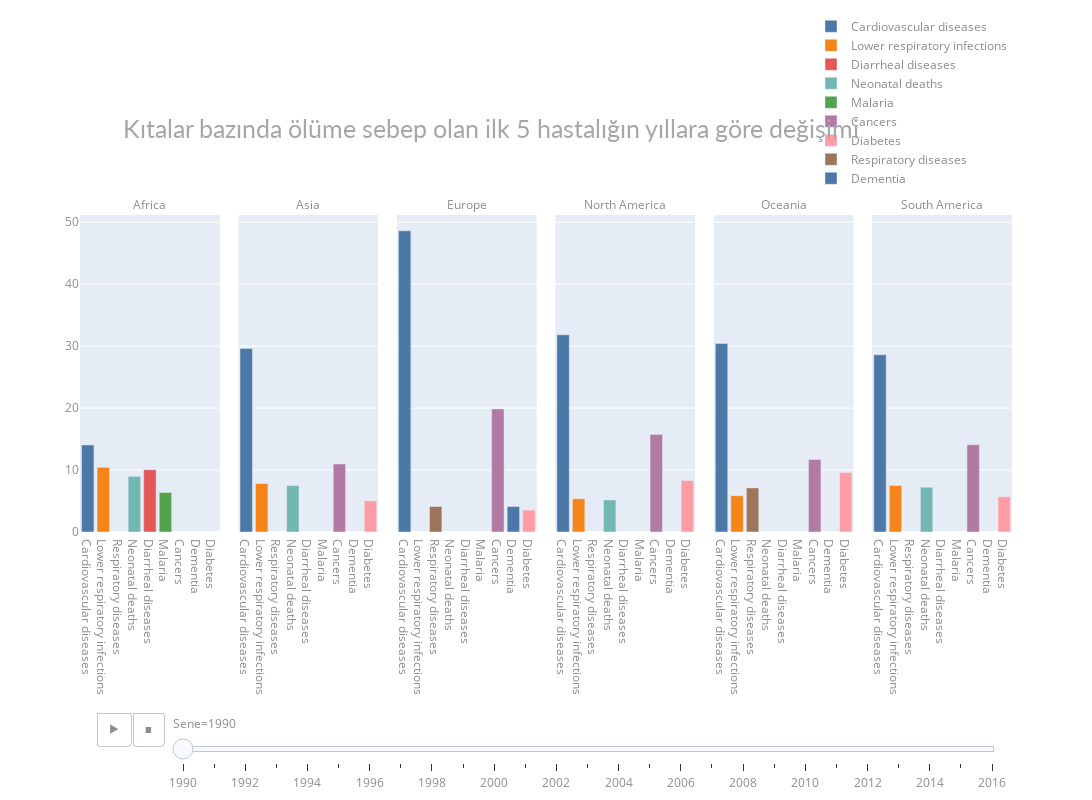

Notebook code for this chart:
### Code cell
#Verinin görselleştirilmesi
fig_bar = px.bar(top_reasons_df, x="mortality_reasons", y="percent",  
                 animation_frame="year",  facet_col = 'Continent_Name', color ='mortality_reasons', hover_data = [ 'percent'],
                 width = 1500, height = 800, labels = {
        'mortality_reasons': '',
        'percent': 'Yüzde',
        'Continent_Name': 'Kıta',
        'year':'Sene'
    } ,  color_discrete_sequence=px.colors.qualitative.T10)

#fig_bar.update_yaxes(showgrid=False)
fig_bar.update_layout({'title': {'text': "Kıtalar bazında ölüme sebep olan ilk 5 hastalığın yıllara göre değişimi ", 'x': 0.45, 'y': 0.85}})
fig_bar.update_xaxes(categoryorder='total descending')

#fig_bar.update_layout({'xaxis':{'title':{'text':''}}, 'yaxis':{'title':{'text':'%'}}})
fig_bar.update_traces(hovertemplate=None)

fig_bar.update_layout(
                        hovermode="x unified",
                        
                        xaxis_title=' ', yaxis_title=" ",
                        
                        title_font=dict(size=25, color='#a5a7ab', family="Lato, sans-serif"),
                        font=dict(color='#8a8d93'),
                        legend=dict(orientation="v", yanchor="bottom", y=1.07, xanchor="right", x=1)
                          )

fig_bar['layout']['updatemenus'][0]['pad']=dict(r= 10, t= 180)
fig_bar['layout']['sliders'][0]['pad']=dict(r= 10, t= 180,)


names={'Africa':'Plot1','Asia':'Plot2', 'Europe':'Plot3','North America':'Plot4', 'Oceania':'Plot5','South America':'Plot6' }
for i, label in enumerate(names):
    fig_bar.layout.annotations[i]['text'] = label


fig_bar.show()

### Figure 1 — Plotly figure (JSON) as saved in the notebook; plotly's stock layout.template omitted (floating-point values rounded to 4 significant figures)
{"data": [{"alignmentgroup": "True", "legendgroup": "Cardiovascular diseases", "marker": {"color": "#4C78A8", "pattern": {"shape": ""}}, "name": "Cardiovascular diseases", "offsetgroup": "Cardiovascular diseases", "orientation": "v", "showlegend": true, "textposition": "auto", "type": "bar", "x": ["Cardiovascular diseases"], "xaxis": "x", "y": [14.05], "yaxis": "y"}, {"alignmentgroup": "True", "legendgroup": "Cardiovascular diseases", "marker": {"color": "#4C78A8", "pattern": {"shape": ""}}, "name": "Cardiovascular diseases", "offsetgroup": "Cardiovascular diseases", "orientation": "v", "showlegend": false, "textposition": "auto", "type": "bar", "x": ["Cardiovascular diseases"], "xaxis": "x2", "y": [29.63], "yaxis": "y2"}, {"alignmentgroup": "True", "legendgroup": "Cardiovascular diseases", "marker": {"color": "#4C78A8", "pattern": {"shape": ""}}, "name": "Cardiovascular diseases", "offsetgroup": "Cardiovascular diseases", "orientation": "v", "showlegend": false, "textposition": "auto", "type": "bar", "x": ["Cardiovascular diseases"], "xaxis": "x3", "y": [48.61], "yaxis": "y3"}, {"alignmentgroup": "True", "legendgroup": "Cardiovascular diseases", "marker": {"color": "#4C78A8", "pattern": {"shape": ""}}, "name": "Cardiovascular diseases", "offsetgroup": "Cardiovascular diseases", "orientation": "v", "showlegend": false, "textposition": "auto", "type": "bar", "x": ["Cardiovascular diseases"], "xaxis": "x4", "y": [31.83], "yaxis": "y4"}, {"alignmentgroup": "True", "legendgroup": "Cardiovascular diseases", "marker": {"color": "#4C78A8", "pattern": {"shape": ""}}, "name": "Cardiovascular diseases", "offsetgroup": "Cardiovascular diseases", "orientation": "v", "showlegend": false, "textposition": "auto", "type": "bar", "x": ["Cardiovascular diseases"], "xaxis": "x5", "y": [30.42], "yaxis": "y5"}, {"alignmentgroup": "True", "legendgroup": "Cardiovascular diseases", "marker": {"color": "#4C78A8", "pattern": {"shape": ""}}, "name": "Cardiovascular diseases", "offsetgroup": "Cardiovascular diseases", "orientation": "v", "showlegend": false, "textposition": "auto", "type": "bar", "x": ["Cardiovascular diseases"], "xaxis": "x6", "y": [28.62], "yaxis": "y6"}, {"alignmentgroup": "True", "legendgroup": "Lower respiratory infections", "marker": {"color": "#F58518", "pattern": {"shape": ""}}, "name": "Lower respiratory infections", "offsetgroup": "Lower respiratory infections", "orientation": "v", "showlegend": true, "textposition": "auto", "type": "bar", "x": ["Lower respiratory infections"], "xaxis": "x", "y": [10.43], "yaxis": "y"}, {"alignmentgroup": "True", "legendgroup": "Lower respiratory infections", "marker": {"color": "#F58518", "pattern": {"shape": ""}}, "name": "Lower respiratory infections", "offsetgroup": "Lower respiratory infections", "orientation": "v", "showlegend": false, "textposition": "auto", "type": "bar", "x": ["Lower respiratory infections"], "xaxis": "x2", "y": [7.832], "yaxis": "y2"}, {"alignmentgroup": "True", "legendgroup": "Lower respiratory infections", "marker": {"color": "#F58518", "pattern": {"shape": ""}}, "name": "Lower respiratory infections", "offsetgroup": "Lower respiratory infections", "orientation": "v", "showlegend": false, "textposition": "auto", "type": "bar", "x": ["Lower respiratory infections"], "xaxis": "x4", "y": [5.367], "yaxis": "y4"}, {"alignmentgroup": "True", "legendgroup": "Lower respiratory infections", "marker": {"color": "#F58518", "pattern": {"shape": ""}}, "name": "Lower respiratory infections", "offsetgroup": "Lower respiratory infections", "orientation": "v", "showlegend": false, "textposition": "auto", "type": "bar", "x": ["Lower respiratory infections"], "xaxis": "x5", "y": [5.857], "yaxis": "y5"}, {"alignmentgroup": "True", "legendgroup": "Lower respiratory infections", "marker": {"color": "#F58518", "pattern": {"shape": ""}}, "name": "Lower respiratory infections", "offsetgroup": "Lower respiratory infections", "orientation": "v", "showlegend": false, "textposition": "auto", "type": "bar", "x": ["Lower respiratory infections"], "xaxis": "x6", "y": [7.507], "yaxis": "y6"}, {"alignmentgroup": "True", "legendgroup": "Diarrheal diseases", "marker": {"color": "#E45756", "pattern": {"shape": ""}}, "name": "Diarrheal diseases", "offsetgroup": "Diarrheal diseases", "orientation": "v", "showlegend": true, "textposition": "auto", "type": "bar", "x": ["Diarrheal diseases"], "xaxis": "x", "y": [10.05], "yaxis": "y"}, {"alignmentgroup": "True", "legendgroup": "Neonatal deaths", "marker": {"color": "#72B7B2", "pattern": {"shape": ""}}, "name": "Neonatal deaths", "offsetgroup": "Neonatal deaths", "orientation": "v", "showlegend": true, "textposition": "auto", "type": "bar", "x": ["Neonatal deaths"], "xaxis": "x", "y": [8.979], "yaxis": "y"}, {"alignmentgroup": "True", "legendgroup": "Neonatal deaths", "marker": {"color": "#72B7B2", "pattern": {"shape": ""}}, "name": "Neonatal deaths", "offsetgroup": "Neonatal deaths", "orientation": "v", "showlegend": false, "textposition": "auto", "type": "bar", "x": ["Neonatal deaths"], "xaxis": "x2", "y": [7.495], "yaxis": "y2"}, {"alignmentgroup": "True", "legendgroup": "Neonatal deaths", "marker": {"color": "#72B7B2", "pattern": {"shape": ""}}, "name": "Neonatal deaths", "offsetgroup": "Neonatal deaths", "orientation": "v", "showlegend": false, "textposition": "auto", "type": "bar", "x": ["Neonatal deaths"], "xaxis": "x4", "y": [5.17], "yaxis": "y4"}, {"alignmentgroup": "True", "legendgroup": "Neonatal deaths", "marker": {"color": "#72B7B2", "pattern": {"shape": ""}}, "name": "Neonatal deaths", "offsetgroup": "Neonatal deaths", "orientation": "v", "showlegend": false, "textposition": "auto", "type": "bar", "x": ["Neonatal deaths"], "xaxis": "x6", "y": [7.241], "yaxis": "y6"}, {"alignmentgroup": "True", "legendgroup": "Malaria", "marker": {"color": "#54A24B", "pattern": {"shape": ""}}, "name": "Malaria", "offsetgroup": "Malaria", "orientation": "v", "showlegend": true, "textposition": "auto", "type": "bar", "x": ["Malaria"], "xaxis": "x", "y": [6.381], "yaxis": "y"}, {"alignmentgroup": "True", "legendgroup": "Cancers", "marker": {"color": "#B279A2", "pattern": {"shape": ""}}, "name": "Cancers", "offsetgroup": "Cancers", "orientation": "v", "showlegend": true, "textposition": "auto", "type": "bar", "x": ["Cancers"], "xaxis": "x2", "y": [10.99], "yaxis": "y2"}, {"alignmentgroup": "True", "legendgroup": "Cancers", "marker": {"color": "#B279A2", "pattern": {"shape": ""}}, "name": "Cancers", "offsetgroup": "Cancers", "orientation": "v", "showlegend": false, "textposition": "auto", "type": "bar", "x": ["Cancers"], "xaxis": "x3", "y": [19.87], "yaxis": "y3"}, {"alignmentgroup": "True", "legendgroup": "Cancers", "marker": {"color": "#B279A2", "pattern": {"shape": ""}}, "name": "Cancers", "offsetgroup": "Cancers", "orientation": "v", "showlegend": false, "textposition": "auto", "type": "bar", "x": ["Cancers"], "xaxis": "x4", "y": [15.74], "yaxis": "y4"}, {"alignmentgroup": "True", "legendgroup": "Cancers", "marker": {"color": "#B279A2", "pattern": {"shape": ""}}, "name": "Cancers", "offsetgroup": "Cancers", "orientation": "v", "showlegend": false, "textposition": "auto", "type": "bar", "x": ["Cancers"], "xaxis": "x5", "y": [11.69], "yaxis": "y5"}, {"alignmentgroup": "True", "legendgroup": "Cancers", "marker": {"color": "#B279A2", "pattern": {"shape": ""}}, "name": "Cancers", "offsetgroup": "Cancers", "orientation": "v", "showlegend": false, "textposition": "auto", "type": "bar", "x": ["Cancers"], "xaxis": "x6", "y": [14.09], "yaxis": "y6"}, {"alignmentgroup": "True", "legendgroup": "Diabetes", "marker": {"color": "#FF9DA6", "pattern": {"shape": ""}}, "name": "Diabetes", "offsetgroup": "Diabetes", "orientation": "v", "showlegend": true, "textposition": "auto", "type": "bar", "x": ["Diabetes"], "xaxis": "x2", "y": [5.032], "yaxis": "y2"}, {"alignmentgroup": "True", "legendgroup": "Diabetes", "marker": {"color": "#FF9DA6", "pattern": {"shape": ""}}, "name": "Diabetes", "offsetgroup": "Diabetes", "orientation": "v", "showlegend": false, "textposition": "auto", "type": "bar", "x": ["Diabetes"], "xaxis": "x3", "y": [3.533], "yaxis": "y3"}, {"alignmentgroup": "True", "legendgroup": "Diabetes", "marker": {"color": "#FF9DA6", "pattern": {"shape": ""}}, "name": "Diabetes", "offsetgroup": "Diabetes", "orientation": "v", "showlegend": false, "textposition": "auto", "type": "bar", "x": ["Diabetes"], "xaxis": "x4", "y": [8.308], "yaxis": "y4"}, {"alignmentgroup": "True", "legendgroup": "Diabetes", "marker": {"color": "#FF9DA6", "pattern": {"shape": ""}}, "name": "Diabetes", "offsetgroup": "Diabetes", "orientation": "v", "showlegend": false, "textposition": "auto", "type": "bar", "x": ["Diabetes"], "xaxis": "x5", "y": [9.609], "yaxis": "y5"}, {"alignmentgroup": "True", "legendgroup": "Diabetes", "marker": {"color": "#FF9DA6", "pattern": {"shape": ""}}, "name": "Diabetes", "offsetgroup": "Diabetes", "orientation": "v", "showlegend": false, "textposition": "auto", "type": "bar", "x": ["Diabetes"], "xaxis": "x6", "y": [5.678], "yaxis": "y6"}, {"alignmentgroup": "True", "legendgroup": "Respiratory diseases", "marker": {"color": "#9D755D", "pattern": {"shape": ""}}, "name": "Respiratory diseases", "offsetgroup": "Respiratory diseases", "orientation": "v", "showlegend": true, "textposition": "auto", "type": "bar", "x": ["Respiratory diseases"], "xaxis": "x3", "y": [4.118], "yaxis": "y3"}, {"alignmentgroup": "True", "legendgroup": "Respiratory diseases", "marker": {"color": "#9D755D", "pattern": {"shape": ""}}, "name": "Respiratory diseases", "offsetgroup": "Respiratory diseases", "orientation": "v", "showlegend": false, "textposition": "auto", "type": "bar", "x": ["Respiratory diseases"], "xaxis": "x5", "y": [7.12], "yaxis": "y5"}, {"alignmentgroup": "True", "legendgroup": "Dementia", "marker": {"color": "#4C78A8", "pattern": {"shape": ""}}, "name": "Dementia", "offsetgroup": "Dementia", "orientation": "v", "showlegend": true, "textposition": "auto", "type": "bar", "x": ["Dementia"], "xaxis": "x3", "y": [4.109], "yaxis": "y3"}], "layout": {"annotations": [{"font": {}, "showarrow": false, "text": "Africa", "x": 0.075, "xanchor": "center", "xref": "paper", "y": 1, "yanchor": "bottom", "yref": "paper"}, {"font": {}, "showarrow": false, "text": "Asia", "x": 0.245, "xanchor": "center", "xref": "paper", "y": 1, "yanchor": "bottom", "yref": "paper"}, {"font": {}, "showarrow": false, "text": "Europe", "x": 0.415, "xanchor": "center", "xref": "paper", "y": 1, "yanchor": "bottom", "yref": "paper"}, {"font": {}, "showarrow": false, "text": "North America", "x": 0.585, "xanchor": "center", "xref": "paper", "y": 1, "yanchor": "bottom", "yref": "paper"}, {"font": {}, "showarrow": false, "text": "Oceania", "x": 0.755, "xanchor": "center", "xref": "paper", "y": 1, "yanchor": "bottom", "yref": "paper"}, {"font": {}, "showarrow": false, "text": "South America", "x": 0.925, "xanchor": "center", "xref": "paper", "y": 1, "yanchor": "bottom", "yref": "paper"}], "barmode": "relative", "font": {"color": "#8a8d93"}, "height": 800, "hovermode": "x unified", "legend": {"orientation": "v", "title": {"text": ""}, "tracegroupgap": 0, "x": 1, "xanchor": "right", "y": 1.07, "yanchor": "bottom"}, "margin": {"t": 60}, "sliders": [{"active": 0, "currentvalue": {"prefix": "Sene="}, "len": 0.9, "pad": {"r": 10, "t": 180}, "steps": [{"args": [["1990"], {"frame": {"duration": 0, "redraw": true}, "fromcurrent": true, "mode": "immediate", "transition": {"duration": 0, "easing": "linear"}}], "label": "1990", "method": "animate"}, {"args": [["1991"], {"frame": {"duration": 0, "redraw": true}, "fromcurrent": true, "mode": "immediate", "transition": {"duration": 0, "easing": "linear"}}], "label": "1991", "method": "animate"}, {"args": [["1992"], {"frame": {"duration": 0, "redraw": true}, "fromcurrent": true, "mode": "immediate", "transition": {"duration": 0, "easing": "linear"}}], "label": "1992", "method": "animate"}, {"args": [["1993"], {"frame": {"duration": 0, "redraw": true}, "fromcurrent": true, "mode": "immediate", "transition": {"duration": 0, "easing": "linear"}}], "label": "1993", "method": "animate"}, {"args": [["1994"], {"frame": {"duration": 0, "redraw": true}, "fromcurrent": true, "mode": "immediate", "transition": {"duration": 0, "easing": "linear"}}], "label": "1994", "method": "animate"}, {"args": [["1995"], {"frame": {"duration": 0, "redraw": true}, "fromcurrent": true, "mode": "immediate", "transition": {"duration": 0, "easing": "linear"}}], "label": "1995", "method": "animate"}, {"args": [["1996"], {"frame": {"duration": 0, "redraw": true}, "fromcurrent": true, "mode": "immediate", "transition": {"duration": 0, "easing": "linear"}}], "label": "1996", "method": "animate"}, {"args": [["1997"], {"frame": {"duration": 0, "redraw": true}, "fromcurrent": true, "mode": "immediate", "transition": {"duration": 0, "easing": "linear"}}], "label": "1997", "method": "animate"}, {"args": [["1998"], {"frame": {"duration": 0, "redraw": true}, "fromcurrent": true, "mode": "immediate", "transition": {"duration": 0, "easing": "linear"}}], "label": "1998", "method": "animate"}, {"args": [["1999"], {"frame": {"duration": 0, "redraw": true}, "fromcurrent": true, "mode": "immediate", "transition": {"duration": 0, "easing": "linear"}}], "label": "1999", "method": "animate"}, {"args": [["2000"], {"frame": {"duration": 0, "redraw": true}, "fromcurrent": true, "mode": "immediate", "transition": {"duration": 0, "easing": "linear"}}], "label": "2000", "method": "animate"}, {"args": [["2001"], {"frame": {"duration": 0, "redraw": true}, "fromcurrent": true, "mode": "immediate", "transition": {"duration": 0, "easing": "linear"}}], "label": "2001", "method": "animate"}, {"args": [["2002"], {"frame": {"duration": 0, "redraw": true}, "fromcurrent": true, "mode": "immediate", "transition": {"duration": 0, "easing": "linear"}}], "label": "2002", "method": "animate"}, {"args": [["2003"], {"frame": {"duration": 0, "redraw": true}, "fromcurrent": true, "mode": "immediate", "transition": {"duration": 0, "easing": "linear"}}], "label": "2003", "method": "animate"}, {"args": [["2004"], {"frame": {"duration": 0, "redraw": true}, "fromcurrent": true, "mode": "immediate", "transition": {"duration": 0, "easing": "linear"}}], "label": "2004", "method": "animate"}, {"args": [["2005"], {"frame": {"duration": 0, "redraw": true}, "fromcurrent": true, "mode": "immediate", "transition": {"duration": 0, "easing": "linear"}}], "label": "2005", "method": "animate"}, {"args": [["2006"], {"frame": {"duration": 0, "redraw": true}, "fromcurrent": true, "mode": "immediate", "transition": {"duration": 0, "easing": "linear"}}], "label": "2006", "method": "animate"}, {"args": [["2007"], {"frame": {"duration": 0, "redraw": true}, "fromcurrent": true, "mode": "immediate", "transition": {"duration": 0, "easing": "linear"}}], "label": "2007", "method": "animate"}, {"args": [["2008"], {"frame": {"duration": 0, "redraw": true}, "fromcurrent": true, "mode": "immediate", "transition": {"duration": 0, "easing": "linear"}}], "label": "2008", "method": "animate"}, {"args": [["2009"], {"frame": {"duration": 0, "redraw": true}, "fromcurrent": true, "mode": "immediate", "transition": {"duration": 0, "easing": "linear"}}], "label": "2009", "method": "animate"}, {"args": [["2010"], {"frame": {"duration": 0, "redraw": true}, "fromcurrent": true, "mode": "immediate", "transition": {"duration": 0, "easing": "linear"}}], "label": "2010", "method": "animate"}, {"args": [["2011"], {"frame": {"duration": 0, "redraw": true}, "fromcurrent": true, "mode": "immediate", "transition": {"duration": 0, "easing": "linear"}}], "label": "2011", "method": "animate"}, {"args": [["2012"], {"frame": {"duration": 0, "redraw": true}, "fromcurrent": true, "mode": "immediate", "transition": {"duration": 0, "easing": "linear"}}], "label": "2012", "method": "animate"}, {"args": [["2013"], {"frame": {"duration": 0, "redraw": true}, "fromcurrent": true, "mode": "immediate", "transition": {"duration": 0, "easing": "linear"}}], "label": "2013", "method": "animate"}, {"args": [["2014"], {"frame": {"duration": 0, "redraw": true}, "fromcurrent": true, "mode": "immediate", "transition": {"duration": 0, "easing": "linear"}}], "label": "2014", "method": "animate"}, {"args": [["2015"], {"frame": {"duration": 0, "redraw": true}, "fromcurrent": true, "mode": "immediate", "transition": {"duration": 0, "easing": "linear"}}], "label": "2015", "method": "animate"}, {"args": [["2016"], {"frame": {"duration": 0, "redraw": true}, "fromcurrent": true, "mode": "immediate", "transition": {"duration": 0, "easing": "linear"}}], "label": "2016", "method": "animate"}], "x": 0.1, "xanchor": "left", "y": 0, "yanchor": "top"}], "title": {"font": {"color": "#a5a7ab", "family": "Lato, sans-serif", "size": 25}, "text": "Kıtalar bazında ölüme sebep olan ilk 5 hastalığın yıllara göre değişimi ", "x": 0.45, "y": 0.85}, "updatemenus": [{"buttons": [{"args": [null, {"frame": {"duration": 500, "redraw": true}, "fromcurrent": true, "mode": "immediate", "transition": {"duration": 500, "easing": "linear"}}], "label": "&#9654;", "method": "animate"}, {"args": [[null], {"frame": {"duration": 0, "redraw": true}, "fromcurrent": true, "mode": "immediate", "transition": {"duration": 0, "easing": "linear"}}], "label": "&#9724;", "method": "animate"}], "direction": "left", "pad": {"r": 10, "t": 180}, "showactive": false, "type": "buttons", "x": 0.1, "xanchor": "right", "y": 0, "yanchor": "top"}], "width": 1500, "xaxis": {"anchor": "y", "categoryarray": ["Cardiovascular diseases", "Lower respiratory infections", "Diarrheal diseases", "Neonatal deaths", "Malaria", "HIV/AIDS", "Cancers", "Diabetes", "Respiratory diseases", "Conflict", "Dementia", "Natural disasters", "Kidney disease"], "categoryorder": "total descending", "domain": [0, 0.15], "title": {"text": " "}}, "xaxis2": {"anchor": "y2", "categoryarray": ["Cardiovascular diseases", "Lower respiratory infections", "Diarrheal diseases", "Neonatal deaths", "Malaria", "HIV/AIDS", "Cancers", "Diabetes", "Respiratory diseases", "Conflict", "Dementia", "Natural disasters", "Kidney disease"], "categoryorder": "total descending", "domain": [0.17, 0.32], "matches": "x", "title": {"text": ""}}, "xaxis3": {"anchor": "y3", "categoryarray": ["Cardiovascular diseases", "Lower respiratory infections", "Diarrheal diseases", "Neonatal deaths", "Malaria", "HIV/AIDS", "Cancers", "Diabetes", "Respiratory diseases", "Conflict", "Dementia", "Natural disasters", "Kidney disease"], "categoryorder": "total descending", "domain": [0.34, 0.49], "matches": "x", "title": {"text": ""}}, "xaxis4": {"anchor": "y4", "categoryarray": ["Cardiovascular diseases", "Lower respiratory infections", "Diarrheal diseases", "Neonatal deaths", "Malaria", "HIV/AIDS", "Cancers", "Diabetes", "Respiratory diseases", "Conflict", "Dementia", "Natural disasters", "Kidney disease"], "categoryorder": "total descending", "domain": [0.51, 0.66], "matches": "x", "title": {"text": ""}}, "xaxis5": {"anchor": "y5", "categoryarray": ["Cardiovascular diseases", "Lower respiratory infections", "Diarrheal diseases", "Neonatal deaths", "Malaria", "HIV/AIDS", "Cancers", "Diabetes", "Respiratory diseases", "Conflict", "Dementia", "Natural disasters", "Kidney disease"], "categoryorder": "total descending", "domain": [0.68, 0.83], "matches": "x", "title": {"text": ""}}, "xaxis6": {"anchor": "y6", "categoryarray": ["Cardiovascular diseases", "Lower respiratory infections", "Diarrheal diseases", "Neonatal deaths", "Malaria", "HIV/AIDS", "Cancers", "Diabetes", "Respiratory diseases", "Conflict", "Dementia", "Natural disasters", "Kidney disease"], "categoryorder": "total descending", "domain": [0.85, 1], "matches": "x", "title": {"text": ""}}, "yaxis": {"anchor": "x", "domain": [0, 1], "title": {"text": " "}}, "yaxis2": {"anchor": "x2", "domain": [0, 1], "matches": "y", "showticklabels": false}, "yaxis3": {"anchor": "x3", "domain": [0, 1], "matches": "y", "showticklabels": false}, "yaxis4": {"anchor": "x4", "domain": [0, 1], "matches": "y", "showticklabels": false}, "yaxis5": {"anchor": "x5", "domain": [0, 1], "matches": "y", "showticklabels": false}, "yaxis6": {"anchor": "x6", "domain": [0, 1], "matches": "y", "showticklabels": false}}}
